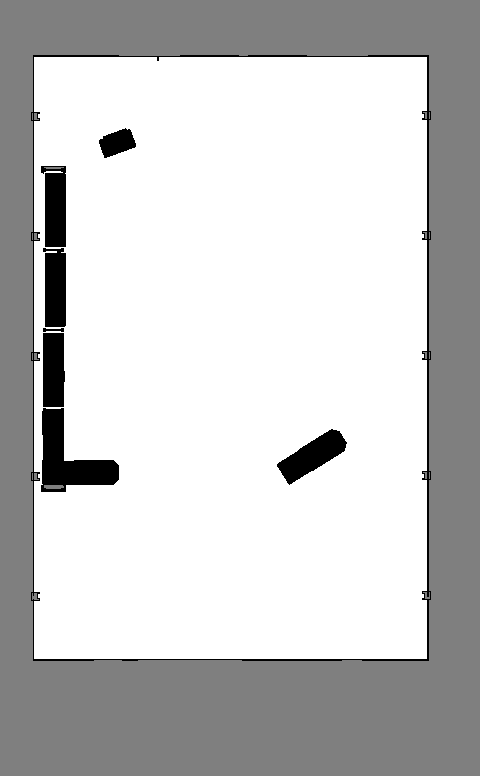
#> input picture maps/carter_warehouse_navigation.png, 480 x 776 px
$ python analyze_skimage_algorithm.py
#> lines starting #> are read from the running program, lines starting #| are printed output that depends on the picture; after the words box and inside, x2 and y2 are one past the last pixel; in counts of white or black regions, pixels touching at a corner belong together
#!/usr/bin/env python3
"""Analyze skimage's skeletonize algorithm in detail."""

import numpy as np
import cv2
from skimage.morphology import skeletonize
from skimage import __version__ as skimage_version

print("=" * 80)
print("skimage skeletonizeアルゴリズム詳細分析")
print("=" * 80)

print(f"\nskimageバージョン: {skimage_version}")

# Get function source info
import inspect
print(f"\nskeletonize関数の場所:")
print(f"  {inspect.getfile(skeletonize)}")

# Check available parameters
sig = inspect.signature(skeletonize)
print(f"\nパラメータ:")
for param_name, param in sig.parameters.items():
    print(f"  {param_name}: {param.default if param.default != inspect.Parameter.empty else 'required'}")

# Test with simple pattern to understand algorithm
print("\n" + "=" * 80)
print("簡単なパターンでアルゴリズムテスト")
print("=" * 80)

# Create simple test patterns
test_patterns = {
    "horizontal_line": np.zeros((10, 20), dtype=bool),
    "vertical_line": np.zeros((20, 10), dtype=bool),
    "cross": np.zeros((20, 20), dtype=bool),
    "square": np.zeros((20, 20), dtype=bool),
}

# Horizontal line
test_patterns["horizontal_line"][5, 5:15] = True

# Vertical line
test_patterns["vertical_line"][5:15, 5] = True

# Cross
test_patterns["cross"][10, 5:15] = True
test_patterns["cross"][5:15, 10] = True

# Square (filled)
test_patterns["square"][5:15, 5:15] = True

for name, pattern in test_patterns.items():
    skeleton = skeletonize(pattern)
    print(f"\n{name}:")
    print(f"  入力画素: {pattern.sum()}")
    print(f"  出力画素: {skeleton.sum()}")
    print(f"  削減率: {(1 - skeleton.sum()/pattern.sum())*100:.1f}%")

# Check if there are any parameters or preprocessing steps
print("\n" + "=" * 80)
print("前処理の確認")
print("=" * 80)

# Load actual map and test different preprocessing
map_path = "maps/carter_warehouse_navigation.png"
image = cv2.imread(map_path, cv2.IMREAD_GRAYSCALE)
#> image is the input picture: shape (776, 480); min 0, max 255, mean 199.8
inflated_map = cv2.threshold(image, 127, 255, cv2.THRESH_BINARY_INV)[1]
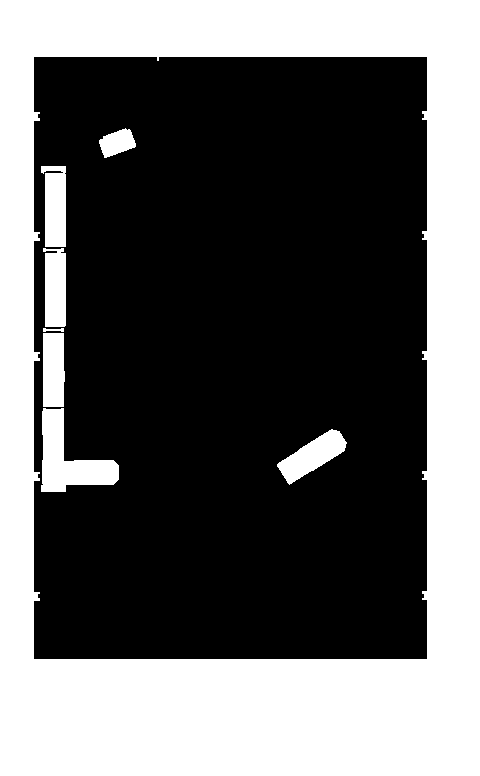
#> inflated_map: shape (776, 480); 39.4% white; 8 white regions, largest, box (x1, y1, x2, y2) and area: (0, 0, 480, 776) 136317, (41, 408, 119, 492) 3160, (277, 429, 347, 485) 1764

# Test different input formats
free_map_bool = (inflated_map == 0)
free_map_uint8 = (~inflated_map).astype(np.uint8)

print(f"入力マップサイズ: {image.shape}")
#| 入力マップサイズ: (776, 480)
print(f"自由空間画素数: {free_map_bool.sum()}")
#| 自由空間画素数: 225603

# Test with bool input
skeleton_bool = skeletonize(free_map_bool)
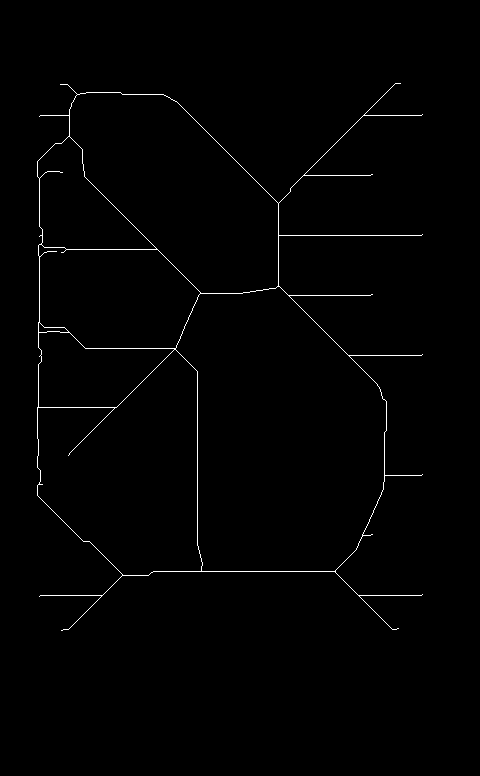
#> skeleton_bool: shape (776, 480) bool; 0.86% white in thin lines or dots, all inside (x1, y1, x2, y2) = (37, 83, 423, 631)
print(f"\nブール入力 → スケルトン画素: {skeleton_bool.sum()}")
#| ブール入力 → スケルトン画素: 3212

# Test with different method parameter if available
try:
    skeleton_zhang = skeletonize(free_map_bool, method='zhang')
    print(f"method='zhang' → スケルトン画素: {skeleton_zhang.sum()}")
#| method='zhang' → スケルトン画素: 3212
except Exception as e:
    print(f"method='zhang' エラー: {e}")

try:
    skeleton_lee = skeletonize(free_map_bool, method='lee')
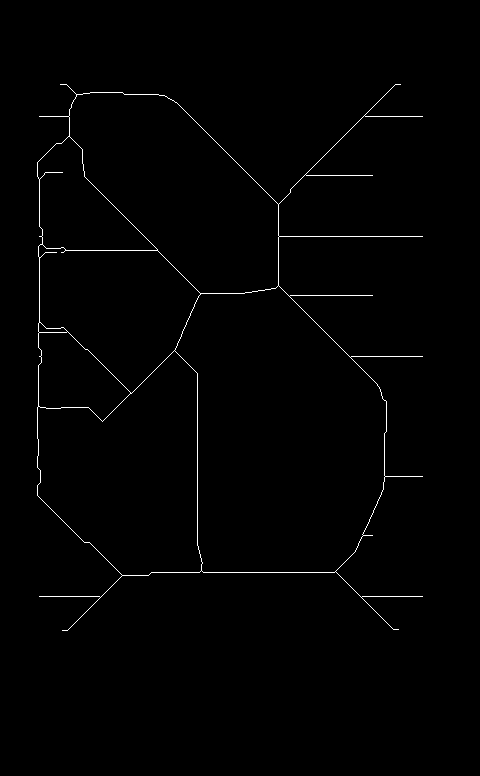
#> skeleton_lee: shape (776, 480) bool; 0.83% white in thin lines or dots, all inside (x1, y1, x2, y2) = (37, 84, 423, 631)
    print(f"method='lee' → スケルトン画素: {skeleton_lee.sum()}")
#| method='lee' → スケルトン画素: 3087
except Exception as e:
    print(f"method='lee' エラー: {e}")

# Check documentation
print("\n" + "=" * 80)
print("skeletonize関数のドキュメント:")
print("=" * 80)
print(skeletonize.__doc__)

print("\n" + "=" * 80)
print("結論:")
print("  上記の情報から、skimageがどのように前処理・アルゴリズムを")
print("  実行しているか把握し、C++実装の参考にします。")
print("=" * 80)

$ run again, with maps/large_warehouse.png copied over maps/carter_warehouse_navigation.png
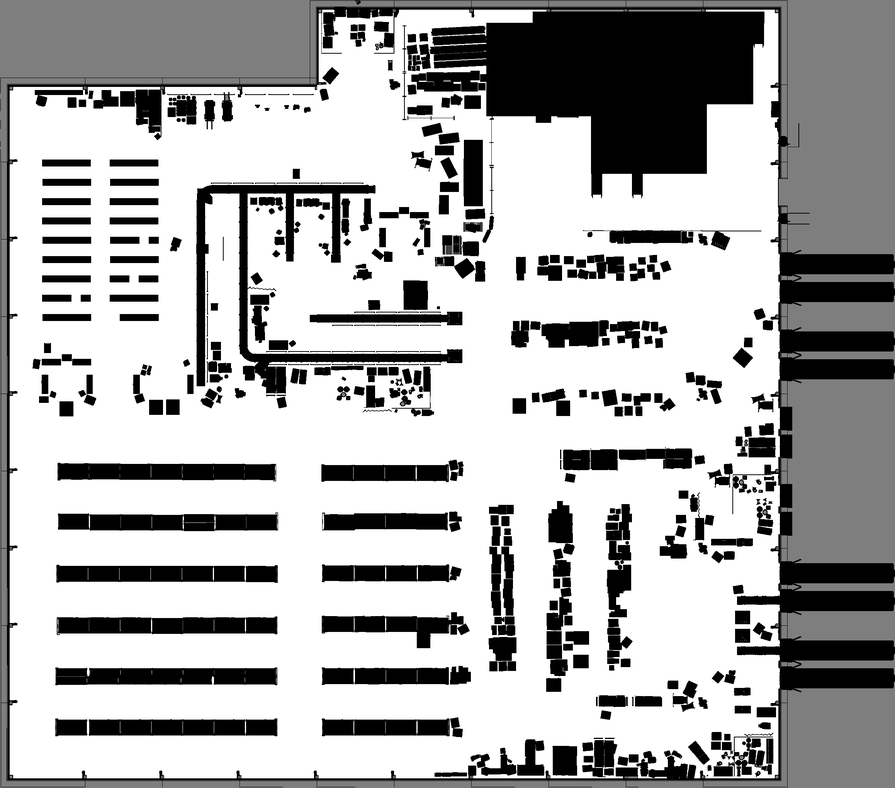
#> input picture maps/large_warehouse.png, 895 x 788 px, shrunk from 2317 x 2040 before the run
#> image is the input picture: shape (788, 895); min 0, max 255, mean 173
#> `inflated_map = cv2.threshold(image, 127, 255, cv2.THRESH_BINARY_INV)[1]`:
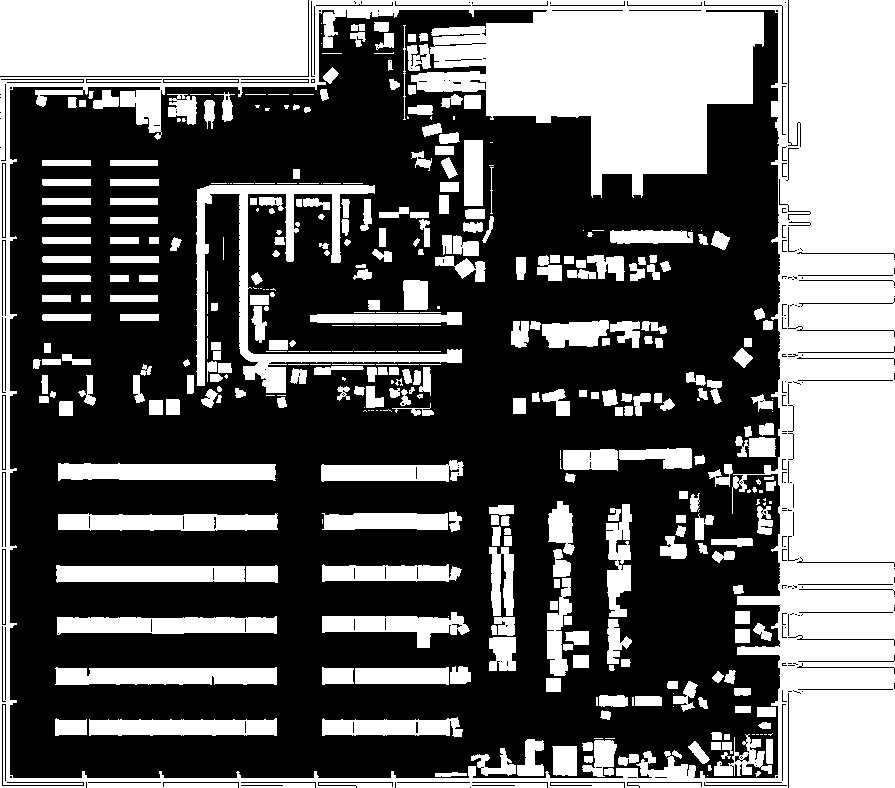
#> inflated_map: shape (788, 895); 38.9% white; 399 white regions (70 under 20 px), largest, box (x1, y1, x2, y2) and area: (0, 0, 895, 788) 151176, (0, 0, 308, 76) 23408, (196, 185, 462, 393) 8512
#| 入力マップサイズ: (788, 895)
#| 自由空間画素数: 430937
#> skeleton_bool: shape (788, 895) bool; 5.2% white in thin lines or dots
#| ブール入力 → スケルトン画素: 36730
#| method='zhang' → スケルトン画素: 36730
#> `skeleton_lee = skeletonize(free_map_bool, method='lee')`:
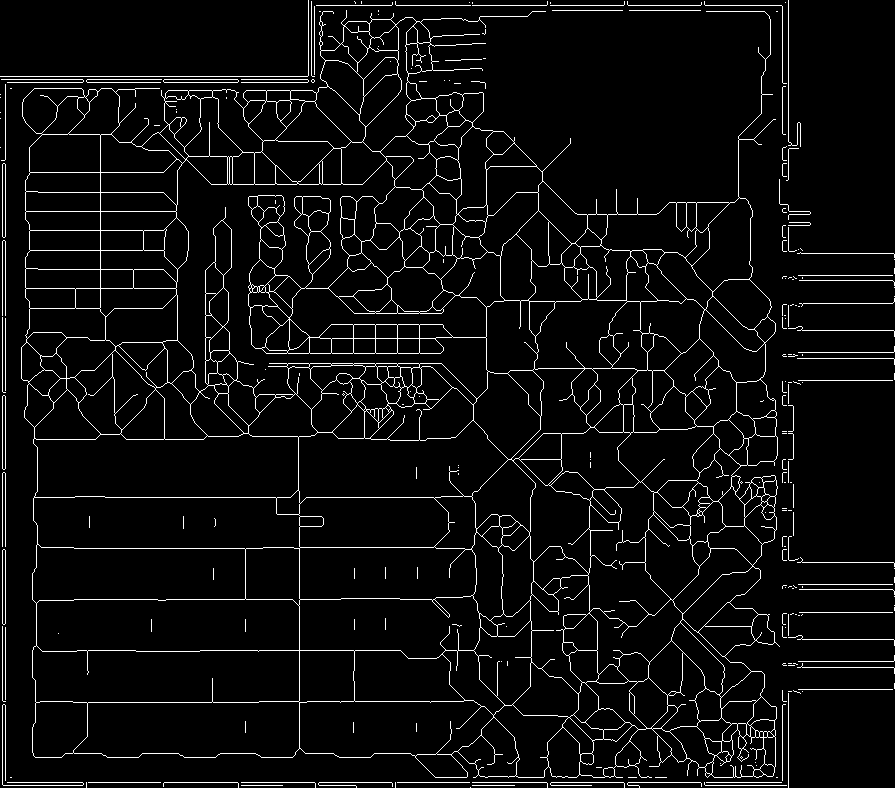
#> skeleton_lee: shape (788, 895) bool; 5% white in thin lines or dots
#| method='lee' → スケルトン画素: 35285
